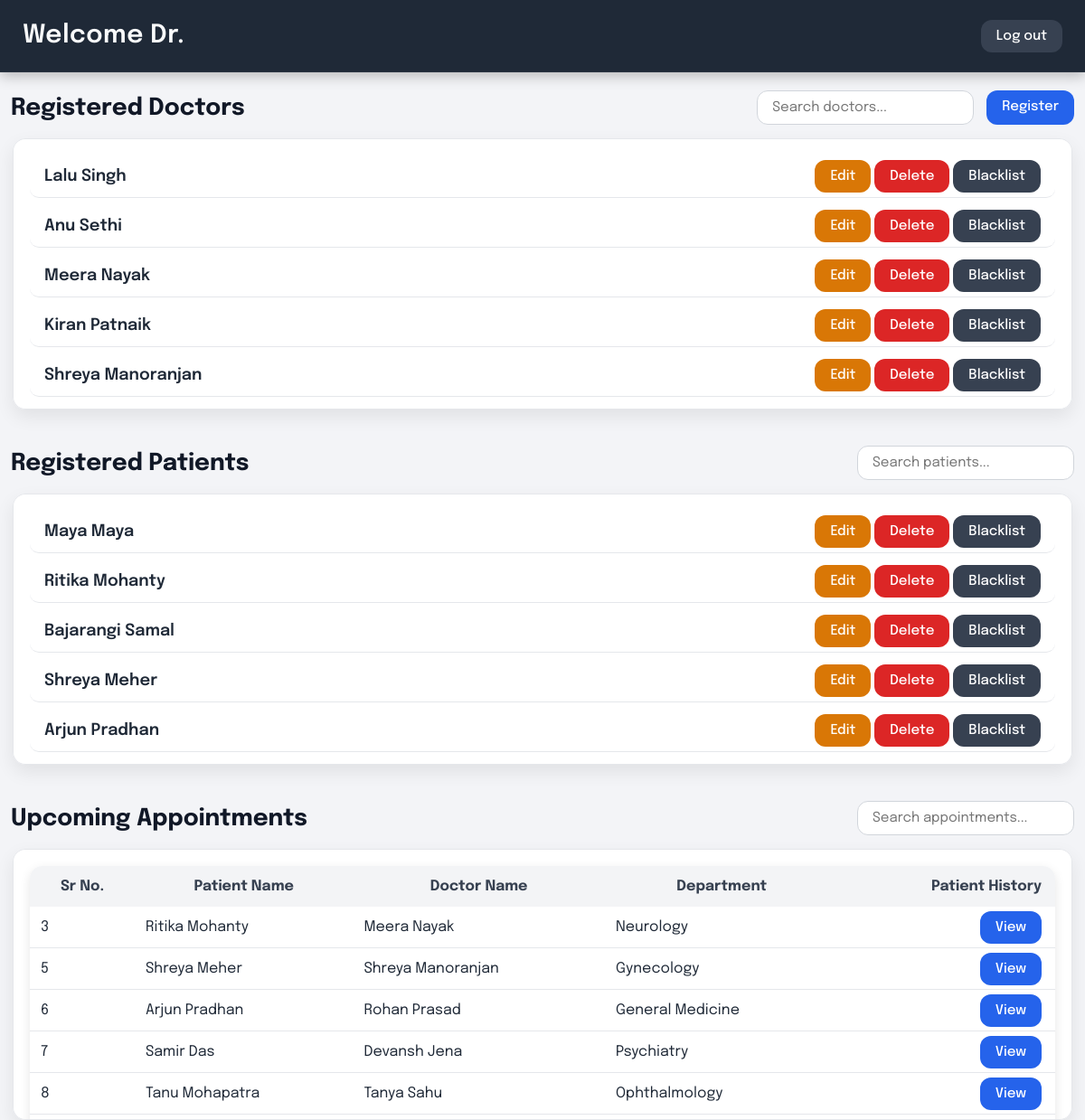
/Admin_Dashboard/dashboard.html, run on the app's committed database.
### tables this page shows
CREATE TABLE "Doctor" (
	"id"	INTEGER,
	"doc_id"	TEXT UNIQUE,
	"username"	TEXT NOT NULL,
	"email"	NUMERIC NOT NULL UNIQUE,
	"password"	TEXT NOT NULL,
	"specialization"	TEXT NOT NULL,
	"department_id"	TEXT NOT NULL,
	"about"	TEXT NOT NULL,
	"is_blacklisted"	INTEGER NOT NULL DEFAULT 0,
	PRIMARY KEY("id" AUTOINCREMENT)
);

CREATE TABLE "Patient" (
	"id"	INTEGER,
	"pat_id"	TEXT UNIQUE,
	"username"	TEXT NOT NULL,
	"email"	TEXT NOT NULL UNIQUE,
	"password"	TEXT NOT NULL,
	"dob"	TEXT NOT NULL,
	"gender"	TEXT NOT NULL,
	"is_blacklisted"	INTEGER NOT NULL DEFAULT 0,
	PRIMARY KEY("id" AUTOINCREMENT)
);

CREATE TABLE "Appointments" (
	"id"	INTEGER NOT NULL UNIQUE,
	"patient_id"	TEXT NOT NULL,
	"doctor_id"	TEXT NOT NULL,
	"dept"	TEXT NOT NULL,
	"date"	TEXT NOT NULL,
	"time"	TEXT NOT NULL, status TEXT DEFAULT 'Upcoming',
	PRIMARY KEY("id" AUTOINCREMENT),
	FOREIGN KEY("patient_id") REFERENCES "Patient"("pat_id")
);

### app.py (the view)
@app.route('/Admin_Dashboard/dashboard.html', methods=['GET','POST'])
def admin_dashboard():
    conn = get_db()
    doctors = conn.execute("SELECT id, username, is_blacklisted FROM Doctor").fetchall()
    patients = conn.execute("SELECT id, username, is_blacklisted FROM Patient").fetchall()
    appointments = conn.execute("""
    SELECT a.id AS sr_no,
           p.username AS patient_name,
           p.id AS patient_row_id,
           d.username AS doctor_name,
           a.dept AS department
    FROM Appointments a
    LEFT JOIN Patient p ON a.patient_id = p.pat_id
    LEFT JOIN Doctor d ON a.doctor_id = d.doc_id
    WHERE a.status='Upcoming'
    ORDER BY a.id
""").fetchall()
    conn.close()
    print(doctors)
    return render_template('Admin_Dashboard/dashboard.html',doctors=doctors,patients=patients,appointments=appointments)

### app.py (called while the page is built)
def get_db():
    conn = sqlite3.connect(database)
    conn.row_factory = sqlite3.Row
    return conn

### templates/Admin_Dashboard/dashboard.html (shortened to what this page needs)
<!DOCTYPE html>
<html lang="en">
<head>
    <link rel="stylesheet" href="/static/dashboard.css">
</head>
<body>
    <div class="main">
        <nav class="doctor-dash">
        <p class="welcome">Welcome Dr. {{Doc_name}}</p>
        <div class="logout">
            <a href="/logout" class="lout">Log out</a>
        </div>
    </nav>
        <div class="section-header">
            <p class="section-title">Registered Doctors</p>
            <div class="section-actions">
                <input type="text" class="search-box" placeholder="Search doctors..." data-section="doctors">
                <a class="create-btn" href="/Admin_Dashboard/doc_registration.html">Register</a>
            </div>
        </div>
        <div class="doctors">
            {% for doctor in doctors %}
            <div class="row">
                <span class="name">{{ doctor.username }}</span>
                <div class="btn">
                    <a href="/Admin_Dashboard/edit_doc.html?id={{ doctor['id'] }}" class="btn-edit">Edit</a>
                    <a href="/Admin_Dashboard/delete?id={{ doctor['id'] }}" class="btn-delete">Delete</a>
                    {% if doctor['is_blacklisted'] == 1 %}
                    <a href="/Admin_Dashboard/toggle_blacklist?id={{ doctor['id'] }}" class="btn-unblacklist">
                        Unblacklist
                    </a>
                    {% else %}
                    <a href="/Admin_Dashboard/toggle_blacklist?id={{ doctor['id'] }}" class="btn-blacklist">
                        Blacklist
                    </a>
                    {% endif %}
                </div>
            </div>
            {% endfor %}
        </div>
        <div class="section-header">
            <p class="section-title">Registered Patients</p>
            <div class="section-actions">
                <input type="text" class="search-box" placeholder="Search patients..." data-section="patients">
            </div>
        </div>
        <div class="patients">
            {% for patient in patients %}
            <div class="row">
                <span class="name">{{ patient.username }}</span>
                <div class="btn">
                    <a href="/Admin_Dashboard/edit_pat.html?id={{ patient['id'] }}" class="btn-edit">Edit</a>
                    <a href="/Admin_Dashboard/delete_patient?id={{ patient['id'] }}" class="btn-delete">Delete</a>
                    {% if patient['is_blacklisted'] == 1 %}
                    <a href="/Admin_Dashboard/toggle_blacklist_patient?id={{ patient['id'] }}"
                        class="btn-unblacklist">Unblacklist</a>
                    {% else %}
                    <a href="/Admin_Dashboard/toggle_blacklist_patient?id={{ patient['id'] }}"
                        class="btn-blacklist">Blacklist</a>
                    {% endif %}
                </div>
            </div>
            {% endfor %}
        </div>
        <div class="section-header">
            <p class="section-title">Upcoming Appointments</p>
            <div class="section-actions">
                <input type="text" class="search-box" placeholder="Search appointments..." data-section="appointments">
            </div>
        </div>
        <div class="appointments">
            <table>
                <thead>
                    <tr>
                        <th>Sr No.</th>
                        <th>Patient Name</th>
                        <th>Doctor Name</th>
                        <th>Department</th>
                        <th>Patient History</th>
                    </tr>
                </thead>
                <tbody>
                    {% for appt in appointments %}
                    <tr>
                        <td>{{ appt.sr_no }}</td>
                        <td>{{ appt.patient_name }}</td>
                        <td>{{ appt.doctor_name }}</td>
                        <td>{{ appt.department }}</td>
                        <td><a href="/Admin_Dashboard/view_pat.html?id={{ appt.patient_row_id }}" class="btn-view">View</a></td>
                    </tr>
                    {% endfor %}
                </tbody>
            </table>
        </div>
    </div>
</body>
</html>

### static/dashboard.css (style rules this page uses)
* { margin: 0; padding: 0; box-sizing: border-box; font-family: "Epilogue", sans-serif; }
html, body { height: 100%; width: 100%; background: #f3f4f7; scrollbar-width: none; }
.main { margin: 0; }
nav.admin-nav, nav.doctor-dash, nav.pat-dash { display: flex; justify-content: space-between; align-items: center; padding: 18px 25px; background: #1f2937; color: #f9fafb; box-shadow: 0 4px 14px rgba(0,0,0,0.25); height: 10vh; width: 100%; border-bottom: 1px solid rgba(255,255,255,0.06); }
.welcome { font-size: 28px; font-weight: 600; letter-spacing: 0.5px; }
.doctors, .patients, .appointments { height: 300px; overflow-y: auto; margin: 15px 14px 40px; border-radius: 14px; padding: 18px; background: #ffffff; box-shadow: 0 8px 20px rgba(0,0,0,0.08); border: 1px solid #e5e7eb; }
.row { display: flex; justify-content: space-between; background: #ffffff; padding: 14px 16px; border-bottom: 1px solid #e5e7eb; border-radius: 10px; margin-bottom: 8px; transition: 0.2s ease; }
.name { font-size: 18px; font-weight: 600; color: #1f2937; }
a, .create-btn, .btn-view, .btn-delete, .btn-edit, .btn-cancel, .btn-unblacklist, .btn-complete { padding: 10px 17px; background-color: #374151; color: #ffffff; border-radius: 12px; font-size: 15px; font-weight: 500; text-decoration: none; border: none; transition: 0.25s ease; cursor: pointer; }
.btn-view { background: #2563eb; }
.btn-edit { background: #d97706; }
.btn-delete, .btn-cancel { background: #dc2626; }
.create-btn { background: #2563eb; }
.lout { margin-left: auto; }
table { width: 100%; border-collapse: collapse; background: white; border-radius: 14px; overflow: hidden; box-shadow: 0 4px 12px rgba(0,0,0,0.1); }
table th { background: #f3f4f6; font-weight: 700; padding: 14px 12px; color: #374151; }
table td { padding: 14px 12px; border-bottom: 1px solid #e5e7eb; color: #1f2937; }
.appointments table td:last-child, .appointments table th:last-child { text-align: right; padding-right: 15px; }
.section-header { display: flex; justify-content: space-between; align-items: center; margin: 20px 12px 10px; }
.section-title { font-size: 26px; font-weight: 700; color: #111827; }
.section-actions { display: flex; gap: 14px; }
.search-box { padding: 10px 16px; width: 240px; border-radius: 12px; border: 1px solid #d1d5db; font-size: 15px; outline: none; transition: 0.25s; background: #ffffff; }

### data on the page
Doctor: username "Lalu Singh"
Doctor: username "Anu Sethi"
Doctor: username "Meera Nayak"
Doctor: username "Kiran Patnaik"
Doctor: username "Shreya Manoranjan"
Patient: username "Maya Maya"
Patient: username "Ritika Mohanty"
Patient: username "Bajarangi Samal"
Patient: username "Shreya Meher"
Patient: username "Arjun Pradhan"
Appointments: sr_no "3", patient_name "Ritika Mohanty", doctor_name "Meera Nayak", department "Neurology"
Appointments: sr_no "5", patient_name "Shreya Meher", doctor_name "Shreya Manoranjan", department "Gynecology"
Appointments: sr_no "6", patient_name "Arjun Pradhan", doctor_name "Rohan Prasad", department "General Medicine"
Appointments: sr_no "7", patient_name "Samir Das", doctor_name "Devansh Jena", department "Psychiatry"
Appointments: sr_no "8", patient_name "Tanu Mohapatra", doctor_name "Tanya Sahu", department "Ophthalmology"
